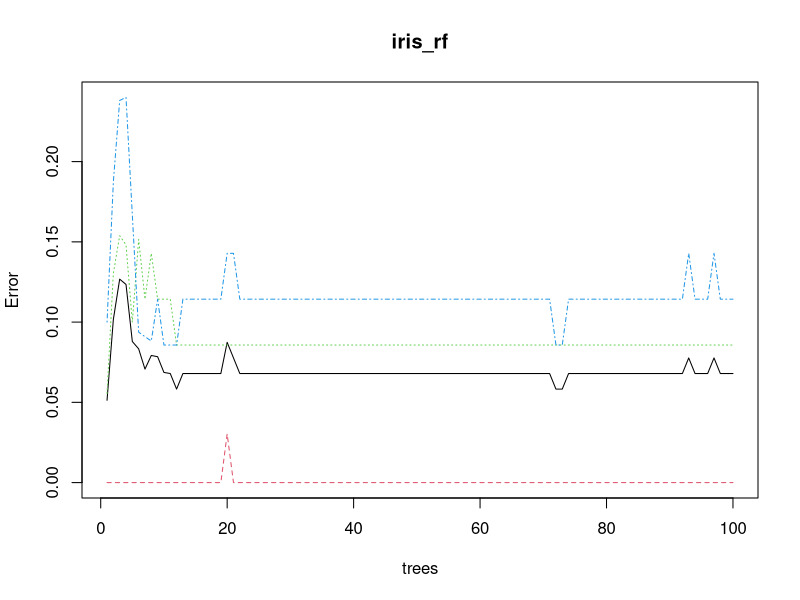
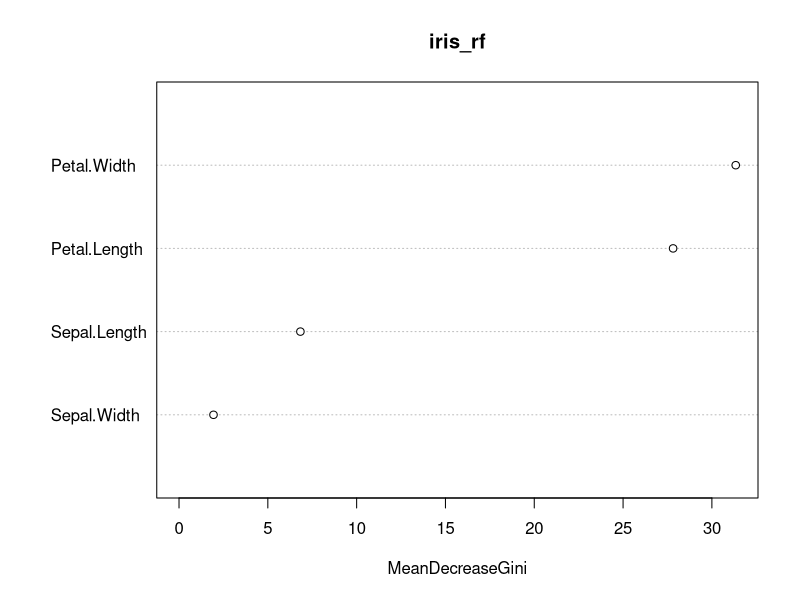
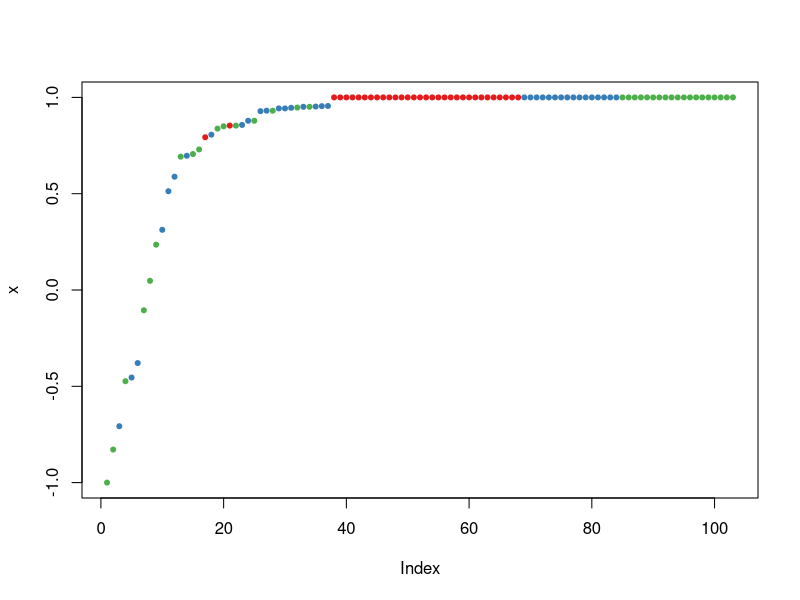

Here is the R script that generated these plots, in order:
## ---- chunk 1
ind <- sample(2,nrow(iris),replace=TRUE,prob=c(0.7,0.3))
trainData <- iris[ind==1,]
testData <- iris[ind==2,]
## ---- chunk 2
library(randomForest)
## ---- chunk 3
iris_rf <- randomForest(Species~.,data=trainData,ntree=100,proximity=TRUE)
table(predict(iris_rf),trainData$Species)
## ---- chunk 4
print(iris_rf)
plot(iris_rf)
importance(iris_rf)
varImpPlot(iris_rf)
## ---- chunk 5
irisPred<-predict(iris_rf,newdata=testData)
table(irisPred, testData$Species)
## ---- chunk 6
plot(margin(iris_rf,testData$Species))
